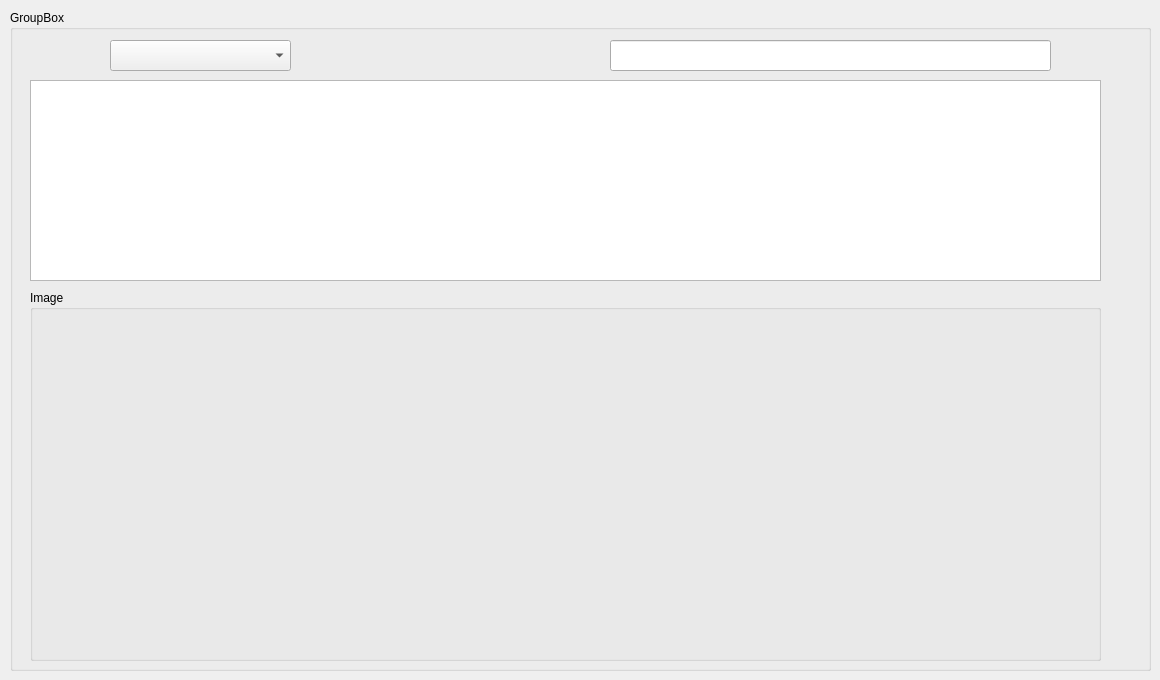
         <widget class="QWidget" name="tab_60">
          <attribute name="title">
           <string>Tab 2</string>
          </attribute>
          <widget class="QGroupBox" name="groupBox_person_image_securety">
           <property name="geometry">
            <rect>
             <x>10</x>
             <y>10</y>
             <width>1141</width>
             <height>661</height>
            </rect>
           </property>
           <property name="title">
            <string>GroupBox</string>
           </property>
           <widget class="QComboBox" name="comboBox_fields_search_person_image_securety">
            <property name="geometry">
             <rect>
              <x>100</x>
              <y>30</y>
              <width>181</width>
              <height>31</height>
             </rect>
            </property>
           </widget>
           <widget class="QLineEdit" name="lineEdit_type_search_person_email_securety">
            <property name="geometry">
             <rect>
              <x>600</x>
              <y>30</y>
              <width>441</width>
              <height>31</height>
             </rect>
            </property>
           </widget>
           <widget class="QTableWidget" name="tableWidget_person_image_info_securety">
            <property name="geometry">
             <rect>
              <x>20</x>
              <y>70</y>
              <width>1071</width>
              <height>201</height>
             </rect>
            </property>
           </widget>
           <widget class="QGroupBox" name="groupBox_access_track_person_image">
            <property name="geometry">
             <rect>
              <x>20</x>
              <y>280</y>
              <width>1071</width>
              <height>371</height>
             </rect>
            </property>
            <property name="title">
             <string>Image</string>
            </property>
           </widget>
          </widget>
         </widget>
